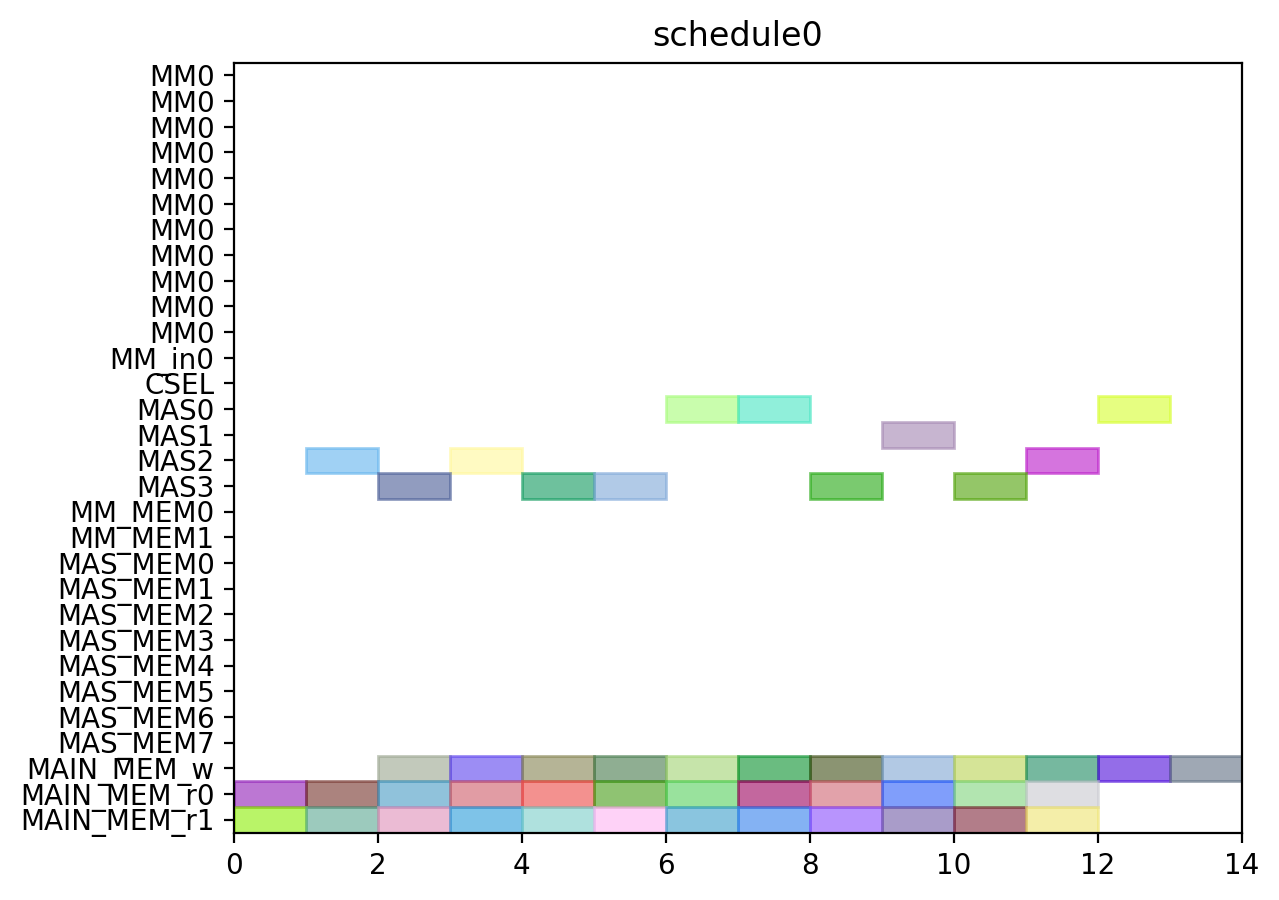

Write the Python code that produced this figure.
from pyschedule import Scenario, solvers, plotters, alt


def solve():
	horizon = 120
	S = Scenario("schedule0", horizon=horizon)

	# resource
	MM = S.Resources('MM', num=1, size=11)
	MM_in = S.Resources('MM_in', num=1)
	CSEL = S.Resource('CSEL')
	MAS = S.Resources('MAS', num=4, size=1, periods=range(1, horizon))
	MM_MEM = S.Resources('MM_MEM', num=2)
	MAS_MEM = S.Resources('MAS_MEM', num=8)
	MAIN_MEM_w = S.Resource('MAIN_MEM_w', size=1)
	MAIN_MEM_r = S.Resources('MAIN_MEM_r', num=2)

	# result of previous scheduling

	# new tasks
	c000 = S.Task('c000', length=1, delay_cost=1)
	c000 += alt(MAS)
	S += 0<c000

	c000_w = S.Task('c000_w', length=1, delay_cost=1)
	c000_w += alt(MAIN_MEM_w)
	S += c000 <= c000_w

	c000_mem0 = S.Task('c000_mem0', length=1, delay_cost=1)
	c000_mem0 += MAIN_MEM_r[0]
	S += c000_mem0 <= c000

	c000_mem1 = S.Task('c000_mem1', length=1, delay_cost=1)
	c000_mem1 += MAIN_MEM_r[1]
	S += c000_mem1 <= c000

	c001 = S.Task('c001', length=1, delay_cost=1)
	c001 += alt(MAS)
	S += 0<c001

	c001_w = S.Task('c001_w', length=1, delay_cost=1)
	c001_w += alt(MAIN_MEM_w)
	S += c001 <= c001_w

	c001_mem0 = S.Task('c001_mem0', length=1, delay_cost=1)
	c001_mem0 += MAIN_MEM_r[0]
	S += c001_mem0 <= c001

	c001_mem1 = S.Task('c001_mem1', length=1, delay_cost=1)
	c001_mem1 += MAIN_MEM_r[1]
	S += c001_mem1 <= c001

	c010 = S.Task('c010', length=1, delay_cost=1)
	c010 += alt(MAS)
	S += 0<c010

	c010_w = S.Task('c010_w', length=1, delay_cost=1)
	c010_w += alt(MAIN_MEM_w)
	S += c010 <= c010_w

	c010_mem0 = S.Task('c010_mem0', length=1, delay_cost=1)
	c010_mem0 += MAIN_MEM_r[0]
	S += c010_mem0 <= c010

	c010_mem1 = S.Task('c010_mem1', length=1, delay_cost=1)
	c010_mem1 += MAIN_MEM_r[1]
	S += c010_mem1 <= c010

	c011 = S.Task('c011', length=1, delay_cost=1)
	c011 += alt(MAS)
	S += 0<c011

	c011_w = S.Task('c011_w', length=1, delay_cost=1)
	c011_w += alt(MAIN_MEM_w)
	S += c011 <= c011_w

	c011_mem0 = S.Task('c011_mem0', length=1, delay_cost=1)
	c011_mem0 += MAIN_MEM_r[0]
	S += c011_mem0 <= c011

	c011_mem1 = S.Task('c011_mem1', length=1, delay_cost=1)
	c011_mem1 += MAIN_MEM_r[1]
	S += c011_mem1 <= c011

	c100 = S.Task('c100', length=1, delay_cost=1)
	c100 += alt(MAS)
	S += 0<c100

	c100_w = S.Task('c100_w', length=1, delay_cost=1)
	c100_w += alt(MAIN_MEM_w)
	S += c100 <= c100_w

	c100_mem0 = S.Task('c100_mem0', length=1, delay_cost=1)
	c100_mem0 += MAIN_MEM_r[0]
	S += c100_mem0 <= c100

	c100_mem1 = S.Task('c100_mem1', length=1, delay_cost=1)
	c100_mem1 += MAIN_MEM_r[1]
	S += c100_mem1 <= c100

	c101 = S.Task('c101', length=1, delay_cost=1)
	c101 += alt(MAS)
	S += 0<c101

	c101_w = S.Task('c101_w', length=1, delay_cost=1)
	c101_w += alt(MAIN_MEM_w)
	S += c101 <= c101_w

	c101_mem0 = S.Task('c101_mem0', length=1, delay_cost=1)
	c101_mem0 += MAIN_MEM_r[0]
	S += c101_mem0 <= c101

	c101_mem1 = S.Task('c101_mem1', length=1, delay_cost=1)
	c101_mem1 += MAIN_MEM_r[1]
	S += c101_mem1 <= c101

	c110 = S.Task('c110', length=1, delay_cost=1)
	c110 += alt(MAS)
	S += 0<c110

	c110_w = S.Task('c110_w', length=1, delay_cost=1)
	c110_w += alt(MAIN_MEM_w)
	S += c110 <= c110_w

	c110_mem0 = S.Task('c110_mem0', length=1, delay_cost=1)
	c110_mem0 += MAIN_MEM_r[0]
	S += c110_mem0 <= c110

	c110_mem1 = S.Task('c110_mem1', length=1, delay_cost=1)
	c110_mem1 += MAIN_MEM_r[1]
	S += c110_mem1 <= c110

	c111 = S.Task('c111', length=1, delay_cost=1)
	c111 += alt(MAS)
	S += 0<c111

	c111_w = S.Task('c111_w', length=1, delay_cost=1)
	c111_w += alt(MAIN_MEM_w)
	S += c111 <= c111_w

	c111_mem0 = S.Task('c111_mem0', length=1, delay_cost=1)
	c111_mem0 += MAIN_MEM_r[0]
	S += c111_mem0 <= c111

	c111_mem1 = S.Task('c111_mem1', length=1, delay_cost=1)
	c111_mem1 += MAIN_MEM_r[1]
	S += c111_mem1 <= c111

	c200 = S.Task('c200', length=1, delay_cost=1)
	c200 += alt(MAS)
	S += 0<c200

	c200_w = S.Task('c200_w', length=1, delay_cost=1)
	c200_w += alt(MAIN_MEM_w)
	S += c200 <= c200_w

	c200_mem0 = S.Task('c200_mem0', length=1, delay_cost=1)
	c200_mem0 += MAIN_MEM_r[0]
	S += c200_mem0 <= c200

	c200_mem1 = S.Task('c200_mem1', length=1, delay_cost=1)
	c200_mem1 += MAIN_MEM_r[1]
	S += c200_mem1 <= c200

	c201 = S.Task('c201', length=1, delay_cost=1)
	c201 += alt(MAS)
	S += 0<c201

	c201_w = S.Task('c201_w', length=1, delay_cost=1)
	c201_w += alt(MAIN_MEM_w)
	S += c201 <= c201_w

	c201_mem0 = S.Task('c201_mem0', length=1, delay_cost=1)
	c201_mem0 += MAIN_MEM_r[0]
	S += c201_mem0 <= c201

	c201_mem1 = S.Task('c201_mem1', length=1, delay_cost=1)
	c201_mem1 += MAIN_MEM_r[1]
	S += c201_mem1 <= c201

	c210 = S.Task('c210', length=1, delay_cost=1)
	c210 += alt(MAS)
	S += 0<c210

	c210_w = S.Task('c210_w', length=1, delay_cost=1)
	c210_w += alt(MAIN_MEM_w)
	S += c210 <= c210_w

	c210_mem0 = S.Task('c210_mem0', length=1, delay_cost=1)
	c210_mem0 += MAIN_MEM_r[0]
	S += c210_mem0 <= c210

	c210_mem1 = S.Task('c210_mem1', length=1, delay_cost=1)
	c210_mem1 += MAIN_MEM_r[1]
	S += c210_mem1 <= c210

	c211 = S.Task('c211', length=1, delay_cost=1)
	c211 += alt(MAS)
	S += 0<c211

	c211_w = S.Task('c211_w', length=1, delay_cost=1)
	c211_w += alt(MAIN_MEM_w)
	S += c211 <= c211_w

	c211_mem0 = S.Task('c211_mem0', length=1, delay_cost=1)
	c211_mem0 += MAIN_MEM_r[0]
	S += c211_mem0 <= c211

	c211_mem1 = S.Task('c211_mem1', length=1, delay_cost=1)
	c211_mem1 += MAIN_MEM_r[1]
	S += c211_mem1 <= c211

	solvers.mip.solve(S,msg=1,kind='CPLEX',ratio_gap=1.01)

	solution = [['hoge']*len(S.solution()[1]) for i in range(len(S.solution()))]
	for i in range(len(S.solution())):
		for j in range(len(S.solution()[i])):
			solution[i][j]=str(S.solution()[i][j])
	print(solution)

	cycles = int(solution[-1][3])

	pic_file_name = "/home/mfukuda/ABE/multiRAM_multiMAS_16mux/scheduling_result/stage11MM1_stage1MAS4/CONJ/schedule0.png"
	if(S.solution() != []):
		plotters.matplotlib.plot(S,img_filename=pic_file_name, show_task_labels=False, fig_size=(cycles*0.25+3, 5))

	return solution
